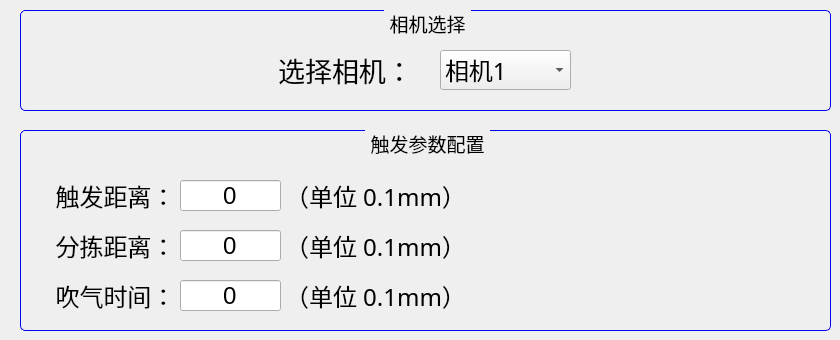
   <widget class="QWidget" name="tab_3">
    <attribute name="title">
     <string>相机触发设置</string>
    </attribute>
    <widget class="QGroupBox" name="LightGroupBox_6">
     <property name="geometry">
      <rect>
       <x>20</x>
       <y>130</y>
       <width>811</width>
       <height>201</height>
      </rect>
     </property>
     <property name="font">
      <font>
       <family>Yahei Mono</family>
       <pointsize>14</pointsize>
       <weight>50</weight>
       <italic>false</italic>
       <bold>false</bold>
      </font>
     </property>
     <property name="styleSheet">
      <string notr="true">QGroupBox 
{
	border:1px solid #0000EE;
	border-radius:5px;
	margin-top:1.5ex;
}
QGroupBox::title 
{
	subcontrol-origin: margin;
	subcontrol-position: top center;
	padding: 0 3px;
}</string>
     </property>
     <property name="title">
      <string>触发参数配置</string>
     </property>
     <property name="flat">
      <bool>false</bool>
     </property>
     <property name="checkable">
      <bool>false</bool>
     </property>
     <widget class="QLabel" name="lable_40">
      <property name="geometry">
       <rect>
        <x>30</x>
        <y>50</y>
        <width>131</width>
        <height>31</height>
       </rect>
      </property>
      <property name="font">
       <font>
        <family>Yahei Mono</family>
        <pointsize>18</pointsize>
        <weight>50</weight>
        <bold>false</bold>
       </font>
      </property>
      <property name="styleSheet">
       <string notr="true"/>
      </property>
      <property name="text">
       <string>触发距离：</string>
      </property>
      <property name="alignment">
       <set>Qt::AlignCenter</set>
      </property>
     </widget>
     <widget class="QLabel" name="lable_44">
      <property name="geometry">
       <rect>
        <x>270</x>
        <y>50</y>
        <width>171</width>
        <height>31</height>
       </rect>
      </property>
      <property name="font">
       <font>
        <family>Yahei Mono</family>
        <pointsize>18</pointsize>
        <weight>50</weight>
        <bold>false</bold>
       </font>
      </property>
      <property name="styleSheet">
       <string notr="true"/>
      </property>
      <property name="text">
       <string>（单位 0.1mm）</string>
      </property>
      <property name="alignment">
       <set>Qt::AlignCenter</set>
      </property>
     </widget>
     <widget class="QLineEdit" name="lineEdit_3">
      <property name="enabled">
       <bool>true</bool>
      </property>
      <property name="geometry">
       <rect>
        <x>160</x>
        <y>50</y>
        <width>101</width>
        <height>31</height>
       </rect>
      </property>
      <property name="font">
       <font>
        <family>Ubuntu</family>
        <pointsize>18</pointsize>
       </font>
      </property>
      <property name="text">
       <string>0</string>
      </property>
      <property name="alignment">
       <set>Qt::AlignCenter</set>
      </property>
      <property name="readOnly">
       <bool>false</bool>
      </property>
     </widget>
     <widget class="QLineEdit" name="lineEdit_4">
      <property name="enabled">
       <bool>true</bool>
      </property>
      <property name="geometry">
       <rect>
        <x>160</x>
        <y>100</y>
        <width>101</width>
        <height>31</height>
       </rect>
      </property>
      <property name="font">
       <font>
        <family>Ubuntu</family>
        <pointsize>18</pointsize>
       </font>
      </property>
      <property name="text">
       <string>0</string>
      </property>
      <property name="alignment">
       <set>Qt::AlignCenter</set>
      </property>
      <property name="readOnly">
       <bool>false</bool>
      </property>
     </widget>
     <widget class="QLabel" name="lable_41">
      <property name="geometry">
       <rect>
        <x>30</x>
        <y>100</y>
        <width>131</width>
        <height>31</height>
       </rect>
      </property>
      <property name="font">
       <font>
        <family>Yahei Mono</family>
        <pointsize>18</pointsize>
        <weight>50</weight>
        <bold>false</bold>
       </font>
      </property>
      <property name="styleSheet">
       <string notr="true"/>
      </property>
      <property name="text">
       <string>分拣距离：</string>
      </property>
      <property name="alignment">
       <set>Qt::AlignCenter</set>
      </property>
     </widget>
     <widget class="QLabel" name="lable_45">
      <property name="geometry">
       <rect>
        <x>270</x>
        <y>100</y>
        <width>171</width>
        <height>31</height>
       </rect>
      </property>
      <property name="font">
       <font>
        <family>Yahei Mono</family>
        <pointsize>18</pointsize>
        <weight>50</weight>
        <bold>false</bold>
       </font>
      </property>
      <property name="styleSheet">
       <string notr="true"/>
      </property>
      <property name="text">
       <string>（单位 0.1mm）</string>
      </property>
      <property name="alignment">
       <set>Qt::AlignCenter</set>
      </property>
     </widget>
     <widget class="QLineEdit" name="lineEdit_5">
      <property name="enabled">
       <bool>true</bool>
      </property>
      <property name="geometry">
       <rect>
        <x>160</x>
        <y>150</y>
        <width>101</width>
        <height>31</height>
       </rect>
      </property>
      <property name="font">
       <font>
        <family>Ubuntu</family>
        <pointsize>18</pointsize>
       </font>
      </property>
      <property name="text">
       <string>0</string>
      </property>
      <property name="alignment">
       <set>Qt::AlignCenter</set>
      </property>
      <property name="readOnly">
       <bool>false</bool>
      </property>
     </widget>
     <widget class="QLabel" name="lable_42">
      <property name="geometry">
       <rect>
        <x>30</x>
        <y>150</y>
        <width>131</width>
        <height>31</height>
       </rect>
      </property>
      <property name="font">
       <font>
        <family>Yahei Mono</family>
        <pointsize>18</pointsize>
        <weight>50</weight>
        <bold>false</bold>
       </font>
      </property>
      <property name="styleSheet">
       <string notr="true"/>
      </property>
      <property name="text">
       <string>吹气时间：</string>
      </property>
      <property name="alignment">
       <set>Qt::AlignCenter</set>
      </property>
     </widget>
     <widget class="QLabel" name="lable_46">
      <property name="geometry">
       <rect>
        <x>270</x>
        <y>150</y>
        <width>171</width>
        <height>31</height>
       </rect>
      </property>
      <property name="font">
       <font>
        <family>Yahei Mono</family>
        <pointsize>18</pointsize>
        <weight>50</weight>
        <bold>false</bold>
       </font>
      </property>
      <property name="styleSheet">
       <string notr="true"/>
      </property>
      <property name="text">
       <string>（单位 0.1mm）</string>
      </property>
      <property name="alignment">
       <set>Qt::AlignCenter</set>
      </property>
     </widget>
    </widget>
    <widget class="QGroupBox" name="LightGroupBox_22">
     <property name="geometry">
      <rect>
       <x>20</x>
       <y>10</y>
       <width>811</width>
       <height>101</height>
      </rect>
     </property>
     <property name="font">
      <font>
       <family>Yahei Mono</family>
       <pointsize>14</pointsize>
       <weight>50</weight>
       <italic>false</italic>
       <bold>false</bold>
      </font>
     </property>
     <property name="styleSheet">
      <string notr="true">QGroupBox 
{
	border:1px solid #0000EE;
	border-radius:5px;
	margin-top:1.5ex;
}
QGroupBox::title 
{
	subcontrol-origin: margin;
	subcontrol-position: top center;
	padding: 0 3px;
}</string>
     </property>
     <property name="title">
      <string>相机选择</string>
     </property>
     <property name="flat">
      <bool>false</bool>
     </property>
     <property name="checkable">
      <bool>false</bool>
     </property>
     <widget class="QLabel" name="lable_111">
      <property name="geometry">
       <rect>
        <x>220</x>
        <y>40</y>
        <width>211</width>
        <height>40</height>
       </rect>
      </property>
      <property name="font">
       <font>
        <family>Yahei Mono</family>
        <pointsize>20</pointsize>
        <weight>50</weight>
        <bold>false</bold>
       </font>
      </property>
      <property name="styleSheet">
       <string notr="true"/>
      </property>
      <property name="text">
       <string>选择相机：</string>
      </property>
      <property name="alignment">
       <set>Qt::AlignCenter</set>
      </property>
     </widget>
     <widget class="QComboBox" name="box_cz_22">
      <property name="geometry">
       <rect>
        <x>420</x>
        <y>40</y>
        <width>131</width>
        <height>40</height>
       </rect>
      </property>
      <property name="sizePolicy">
       <sizepolicy hsizetype="Preferred" vsizetype="Fixed">
        <horstretch>0</horstretch>
        <verstretch>0</verstretch>
       </sizepolicy>
      </property>
      <property name="minimumSize">
       <size>
        <width>0</width>
        <height>40</height>
       </size>
      </property>
      <property name="font">
       <font>
        <family>Yahei Mono</family>
        <pointsize>18</pointsize>
       </font>
      </property>
      <property name="layoutDirection">
       <enum>Qt::LeftToRight</enum>
      </property>
      <property name="autoFillBackground">
       <bool>false</bool>
      </property>
      <item>
       <property name="text">
        <string>相机1</string>
       </property>
      </item>
      <item>
       <property name="text">
        <string>相机2</string>
       </property>
      </item>
      <item>
       <property name="text">
        <string>相机3</string>
       </property>
      </item>
     </widget>
    </widget>
   </widget>
